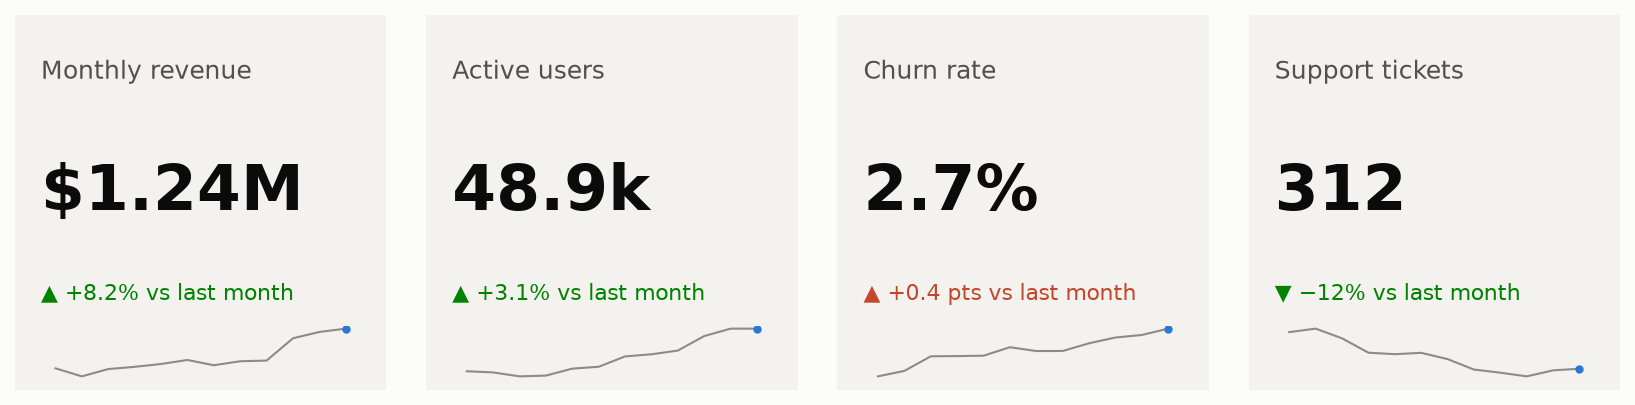

Reproduce this figure in Python.
"""
KPI Stat Tile (big number)  -  family: Magnitude

DESIGN PURPOSE
When the story is one number, the best chart is the number itself. A large
value with a label, a change versus a comparison period, and an optional
sparkline answers 'how are we doing?' instantly.

WHEN TO USE
  - A single headline metric (one-bar charts and 2-slice pies should be tiles
    instead)
  - Show the top row of a dashboard
  - Show a value whose context is a change versus last period or target

AVOID WHEN
  - Comparisons between many items are needed (use a chart)
  - The number is meaningless without a distribution or trend (add a sparkline
    or chart)

ALTERNATIVES
  - Bullet chart
  - Sparklines table

EXAMPLE
Four headline KPIs with deltas and 12-week sparklines.

Run:  python kpi_stat_tile.py
"""
import sys
from pathlib import Path

import numpy as np
import pandas as pd
import matplotlib.pyplot as plt

# Library style: categorical colors in fixed order, recessive axes, hairline grid.
PALETTE = ["#2a78d6", "#eb6834", "#1baf7a", "#eda100",
           "#e87ba4", "#008300", "#6250d6", "#e34948"]
SEQ_CMAP = "Blues"      # sequential: one hue, light -> dark
DIV_CMAP = "RdBu_r"     # diverging: two opposite hues, neutral midpoint
GRAY = "#b8b7b1"        # de-emphasised marks
plt.rcParams.update({
    "figure.figsize": (8, 4.8), "figure.dpi": 110, "figure.facecolor": "#fcfcfb",
    "axes.facecolor": "#fcfcfb", "axes.edgecolor": "#c9c8c3", "axes.linewidth": 0.8,
    "axes.spines.top": False, "axes.spines.right": False,
    "axes.grid": True, "grid.color": "#e6e5e1", "grid.linewidth": 0.6, "axes.axisbelow": True,
    "axes.prop_cycle": plt.cycler(color=PALETTE),
    "axes.titlesize": 13, "axes.titleweight": "bold", "axes.titlelocation": "left",
    "axes.labelcolor": "#52514e", "xtick.color": "#52514e", "ytick.color": "#52514e",
    "text.color": "#0b0b0b", "font.size": 10, "lines.linewidth": 2,
    "legend.frameon": False,
})

# --- Example data ------------------------------------------------------------
rng = np.random.default_rng(3)
tiles = [
    ("Monthly revenue", "$1.24M", "+8.2% vs last month", True, np.cumsum(rng.normal(1, 1, 12))),
    ("Active users", "48.9k", "+3.1% vs last month", True, np.cumsum(rng.normal(.5, 1, 12))),
    ("Churn rate", "2.7%", "+0.4 pts vs last month", False, np.cumsum(rng.normal(.3, 1, 12))),
    ("Support tickets", "312", "−12% vs last month", True, np.cumsum(rng.normal(-.5, 1, 12))),
]
pd.DataFrame(tiles, columns=["label", "value", "delta", "good", "trend"]).drop(columns="trend")

# --- Plot --------------------------------------------------------------------
fig, axes = plt.subplots(1, 4, figsize=(11, 2.8))
for ax, (label, value, delta, good, trend) in zip(axes, tiles):
    ax.set_facecolor("#f3f2ef")
    for s in ax.spines.values():
        s.set_visible(False)
    ax.set_xticks([]); ax.set_yticks([]); ax.grid(False)
    ax.text(0.07, 0.83, label, transform=ax.transAxes, fontsize=12, color="#52514e")
    ax.text(0.07, 0.48, value, transform=ax.transAxes, fontsize=30, fontweight="bold")
    arrow = "▲" if delta.startswith("+") else "▼"
    ax.text(0.07, 0.24, f"{arrow} {delta}", transform=ax.transAxes, fontsize=10.5,
            color="#008300" if good else "#c4462b")
    ins = ax.inset_axes([0.07, 0.03, 0.86, 0.14])
    ins.plot(trend, color="#8c8b86", linewidth=1)
    ins.plot(len(trend) - 1, trend[-1], "o", color=PALETTE[0], markersize=3)
    ins.axis("off")
fig.tight_layout(w_pad=1.5)

# --- Save / show -------------------------------------------------------------
out = Path(__file__).with_name(Path(__file__).stem + ".png")
fig.savefig(out, dpi=150, bbox_inches="tight")
print(f"saved {out}")
if "--no-show" not in sys.argv:
    plt.show()
